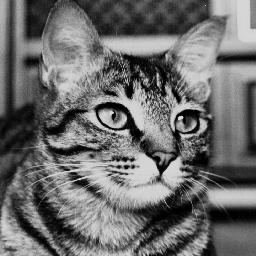
#> input picture lab10/example.jpg, 256 x 256 px
$ jupyter execute --allow-errors Lab10-FourierAnalysis.ipynb
#> lines starting #> are read from the running program, lines starting #| are printed output that depends on the picture
# Fourier Analysis Lab
All  of  the  programming  assignments  are  to  be  done  in  Python  using  additional  libraries  specified  in  the  assignments.  There  are many  libraries  available,  some  of  which  we  will  be  using,  and  you  are  welcome  to  use  them  with  one  exception:  if  the  library  or  a  function  within  it  performs  the  specific  function  you  are  asked  to  code,  you  may  not  use  that  other  than  perhaps  as  a  reference  to  compare  against. All  of  the  code  you  submit  must  be  your  own. You are welcome to turn in a completed jupyter notebook.

## The Basics

We have discussed the Fourier Transform in great detail in class. In this lab, we will implement many of the practical applications of the Fourier Transform. In order to do this, we need to know how the Fourier Transform is implemented in the Numpy library.

The following code can be used to perform the Fourier Transform and Inverse Fourier Transform.

[cell 1]
import numpy as np
import matplotlib.pyplot as plt

#Initialize Data
data = np.zeros(300)
data[125:175] = 1
plt.plot(data);plt.title("Spatial Function");plt.show()

#Peform Fourier Transform
fourier = np.fft.fft(data)
#Plot the complex magnitude of the fourier transform
plt.plot(np.absolute(fourier));plt.title("Frequency Function");plt.show()

#Perform Inverse Fourier Transform
original = np.fft.ifft(fourier)
original = np.real(original)
plt.plot(original);plt.title("Back to Spatial");plt.show()

This is a very simple way to access and manipulate the fourier transform. Note that the frequency function defaults to the non centralized version for calculation. For visualization, you may choose to plot a centralized frequency function.

[cell 2]
#Centralize the plot
N = len(fourier)
xvals = range(int(-N/2+1),int(N/2+1))

#Take the second half of the data, reverse and append it to the front
result = np.fft.fftshift(fourier)

plt.plot(xvals,np.absolute(result));plt.title("Centralized Fourier");plt.show()

You can also easily perform the fourier transform on a two dimensional set of data as well. This will be very helpful for doing transforms on our images.

[cell 3]
#Initialize Data
data2 = np.zeros((300,300))
data2[140:160,130:170] = 1
plt.imshow(data2,cmap="gray",interpolation="none");plt.title("Spatial Function");plt.show()

#Peform Fourier Transform
fourier2 = np.fft.fft2(data2)
#Plot the complex magnitude of the fourier transform
plt.imshow(np.absolute(fourier2),cmap="gray",interpolation="none");plt.title("Frequency Function");plt.show()

#Perform Inverse Fourier Transform
original2 = np.fft.ifft2(fourier2)
original2 = np.absolute(original2)
plt.imshow(original2,cmap="gray",interpolation="none");plt.title("Back to Spatial");plt.show()

Again, you may also choose to centralize the fourier transform in 2D.

[cell 4]
#Centralize the plot
M,N = np.shape(fourier2)
xvals = range(int(-N/2+1),int(N/2+1))
yvals = range(int(-M/2+1),int(M/2+1))

result2 = np.fft.fftshift(fourier2)

plt.imshow(np.absolute(result2),cmap="gray",interpolation="none",extent=[xvals[0],xvals[-1],yvals[0],yvals[-1]])
plt.title("Centralized Fourier");plt.show()
#> after `plt.title('Centralized Fourier')`:
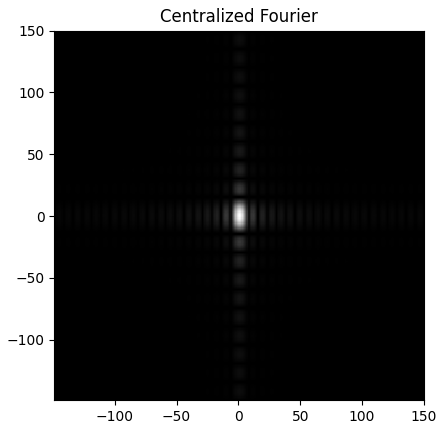
#> figure drawn by matplotlib, 1 panel

It will also be useful to be able to filter frequencies in the frequency domain. To help you with the basic structure of filtering programs, an example of the filtering pipeline is shown below.

[cell 5]
# Setup Signal
data = np.zeros(300)
data[125:175] = 1

f = data

# Forward FFT
# Do the forward FFT
F = np.fft.fft(f)

# Now create your transfer function H in the frequncy domain
H = np.zeros( F.shape, dtype=np.float32 )


#H = <<< Fill in your filter here >>>

#If your filter doesn't start at zero, shift if appropriately
H = np.fft.fftshift(H)


# Do frequency space filtering here...
G = np.zeros( F.shape, dtype='complex' )
G = F * H # for example given a transfer function H

# Inverse FFT
# Convert back to spatial domain
g = np.fft.ifft( G )

#Take only the real values
g = np.real(g)

Now that you have the basics down, you can start manipulating the data in useful ways.

To get full credit for this lab. Complete each of the tasks below.

## Task 1: 1-D Filtering

Design a 1-D low-pass filter to smooth a signal. For this task, filter the data from Signal.txt using a low pass filter of your design. It may be helpful to reference the example script shown above.

[cell 6]
import matplotlib.pyplot as plt

data = np.loadtxt("Signal.txt")

plt.plot(data);plt.title("Original Data");plt.show()

The following code defining a 1D Gaussian may be helfpul:

[cell 7]
def gaussian(x, mu, sig):
    return np.exp(-np.power(x - mu, 2.) / (2 * np.power(sig, 2.)))

#your code here
n = len(data)
x = np.fft.fft(data)

frequencies = np.fft.fftfreq(n)

mask = gaussian(frequencies, 0.0, 0.01)

filtered = x * mask

result = np.fft.ifft(filtered)
result = np.real(result)

plt.plot(result);plt.title("Filtered Data");plt.show()
#> after `plt.plot(result)`:
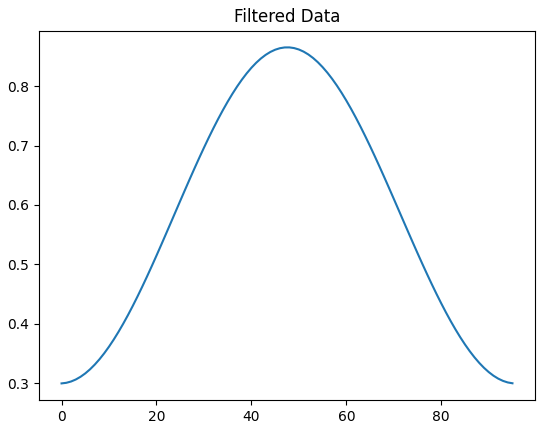
#> figure drawn by matplotlib, 1 panel; curve peaks at x = 48, y = 0.865

Hint: Use np.linspace to define your x values from -1 to 1. Then you can adjust the mean and standard deviation parameters as needed.

## Task 2: Filtering Sound

You are given a noisy sound file called **NoisyAudio.wav**. Using a filter similar to the one you made in Task 1, remove as much noise as possible from the audio clip. You will not be able to remove all the noise (just like with real data), so pick parameters of the filter that you feel work best. You may also scale your result to make the final audio a little bit louder (*But beware of clipping!!!*).

Reminder: If sounddevice doesn't import, simply call *pip install sounddevice*

Note: Mac users may need to install some additional packages to get sound device working. Try the following commands if needed:

*brew install portaudio*

*pip install pyaudio*

[cell 8]
import time
from scipy.io import wavfile
import sounddevice as sd


#Import data and convert to Mono channel audio
#> (the rest of this cell did not finish here and is left out)

## Task 3: 2D Blurring and Sharpening

In previous labs, we have performed blurring and sharpening of 2D images. We did this by using specific kernels with this image. These processes can also be done more continuously using a filters in the frequency domain.

For a 2D image, a blurring effect can be implemented by applying a low-pass filter to the image in the frequency domain. In similar fashion, a sharpening effect can be implemented by applying a high-boost filter to the image in the frequency domain.

**Implement a blurring and sharpening effect using the frequency domain on the example grayscale image.**

Again, to help you with the basic structure of filtering programs, reference the example script in **The Basics** section, but use the 2D numpy functions (np.fft.fft2 and np.fft.ifft2).

Lastly, make sure to clip out negative values from your result image.

[cell 9]
import matplotlib.pyplot as plt

filename = "example.jpg"
im = plt.imread(filename)
#> im is the input picture: shape (256, 256); min 0, max 240, mean 108.4

plt.imshow(im, cmap='gray', interpolation='none')
plt.show()

The following code for making a 2D Gaussian may be helpful.

[cell 10]
x = np.fft.fft2(im)
h, w = im.shape
#> h = 256; w = 256

F_shift = np.fft.fftshift(x)
fx = np.fft.fftshift(np.fft.fftfreq(w))
#> fx = 256 values from -0.5 to 0.496
fy = np.fft.fftshift(np.fft.fftfreq(h))
#> fy = 256 values from -0.5 to 0.496
FX, FY = np.meshgrid(fx, fy)

mu,sigma=0,0.2
H = np.exp(-((FX)**2 + (FY)**2)/(2.0 * sigma**2))

F_filtered = F_shift * H
blurred = np.real(np.fft.ifft2(np.fft.ifftshift(F_filtered)))
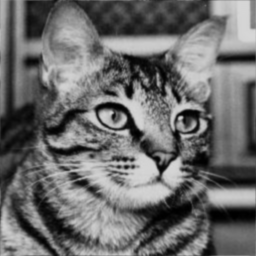
#> blurred: shape (256, 256) float64; min 0.0897, max 215, mean 108.4

blurred = np.clip(blurred, 0, 255)

plt.imshow(H, cmap='gray', interpolation='none', extent = (-10, 10, 10, -10))
plt.show()
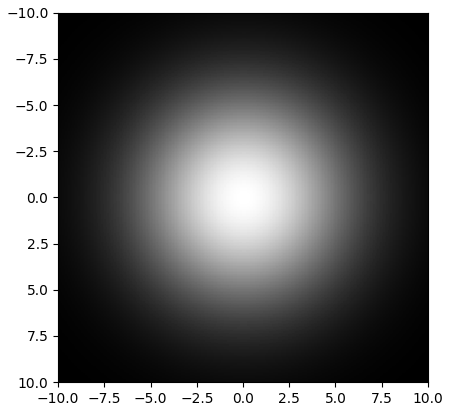
#> figure drawn by matplotlib, 1 panel

plt.imshow(blurred, cmap='gray', interpolation='none'); plt.show()

edges = im - blurred
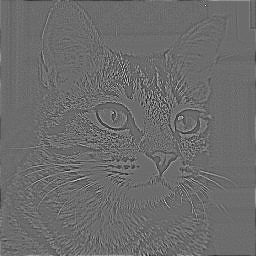
#> edges: shape (256, 256) float64; min -84.92, max 115.2, mean 0; drawn with min black and max white
sharp_factor = 1.5
sharpened = im + sharp_factor * edges
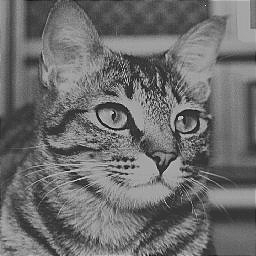
#> sharpened: shape (256, 256) float64; min -102.1, max 385.8, mean 108.4; drawn with min black and max white
sharpened = np.clip(sharpened, 0, 255)
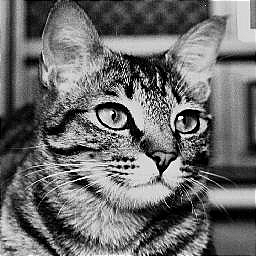
#> sharpened: shape (256, 256) float64; min 0, max 255, mean 109.1
plt.imshow(sharpened, cmap='gray', interpolation='none'); plt.show()

## Task 4: Interference Pattern

The image **interfere.png** has an interference pattern of unknown spatial frequency, orientation and magnitude (it is, however, a single frequency).

**Option 1** (for 60% credit): Put the image into the frequency domain and manually determine which frequency is causing the interference. Eliminate that frequency noise and then place the image back into the spatial domain to get a smooth image.

Hints:
- The frequency you’re looking for isn’t necessarily the one with the greatest magnitude, it’s the one that is most “out of place”.
- To spot the "out of place frequency", you will want to zero out the mean value of the function (the frequency at (0,0) ), which is much larger than any other value in the frequency domain. Once you zero that out, it should be clear to see where the outlier frequency is located (Use *%matplotlib notebook* and zoom in to get the pixel value).
- Don’t just zero the frequency – having that frequency missing can be just as bad as having too much of it.  Try to estimate a reasonable magnitude using similar frequencies.
- Remember that you’ll have to eliminate both that frequency and its inverse frequency.

**Option 2** (for 100% credit): Write a program that automatically finds and eliminates the noisy frequency. This can be done by writing a convolution kernel that specifically looks for anamolies in the data. The setup of the code might look something like this:

1. Place the image into the frequency domain.
2. Write a special 3x3 kernel that makes any frequency that is much higher than it's neighbors positive and everything else negative (What would that look like?).
3. Use your general convolution code from the image processing lab to convolve over the absolute values of the frequency domain.
4. For every positive value in the result, make the corresponding frequency equal to the average or median of the neighboring frequencies.
5. Place the image back into the spatial domain.

Make sure that you do this automatically. Your program should work for any single-frequency interference in this fashion.

[cell 11]
import matplotlib.pyplot as plt

def convolution(image,kernel):
    result = np.zeros(image.shape)
    i_half = kernel.shape[0]//2
    j_half = kernel.shape[1]//2
    for i in range(image.shape[0]):
        for j in range(image.shape[1]):
            i_min = max(i-i_half, 0)
            i_max = min(i+i_half + 1, image.shape[0])
            j_min = max(j-j_half, 0)
            j_max = min(j+j_half + 1, image.shape[1])
            window = image[i_min:i_max, j_min:j_max]
            kernel_part = kernel[0:(i_max-i_min), 0:(j_max-j_min)]
            conv_result = np.sum(np.multiply(window, kernel_part))
            result[i, j] = conv_result
    return result

filename = "interfere.png"
im = plt.imread(filename)
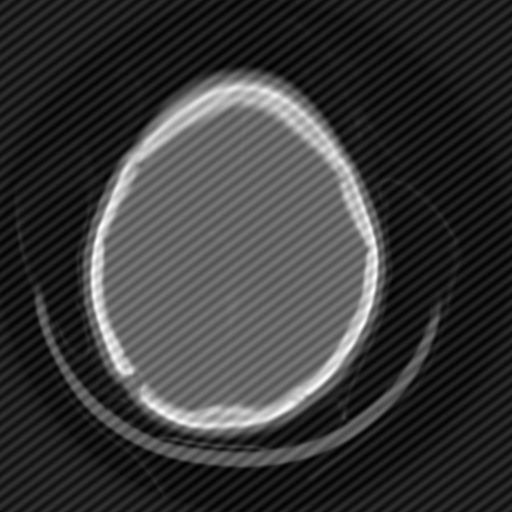
#> input picture lab10/interfere.png, 512 x 512 px
#> im is the input picture: shape (512, 512, 3) float32; min 0, max 1, mean 0.223
im = im.mean(axis=2)
#> im: shape (512, 512) float32

plt.imshow(im, cmap='gray', interpolation='none')
plt.show()

X = np.fft.fft2(im)
shifted = np.fft.fftshift(X)

mag = np.abs(shifted)

kernel = np.array([
    [-1, -1, -1],
    [-1, 8, -1],
    [-1, -1, -1]
])

conv_result = convolution(mag, kernel)
mask = conv_result > 0
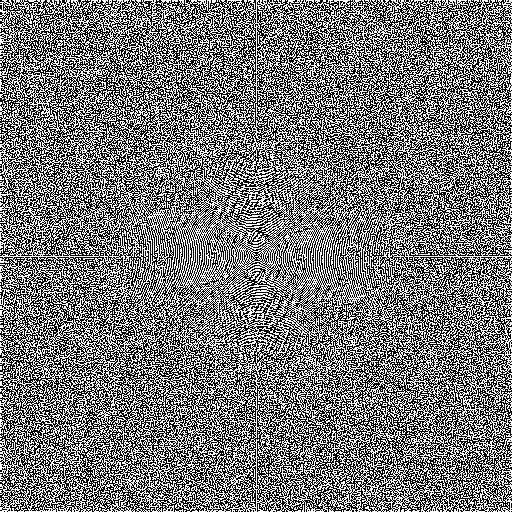
#> mask: shape (512, 512) bool; 47.2% white in thin lines or dots

H, W = shifted.shape
#> H = 512; W = 512
new_shifted = shifted.copy()

for y in range(H):
    for x in range(W):
        if mask[y, x]:
            ys = [(y-1) % H, y, (y+1) % H]
            xs = [(x-1) % W, x, (x+1) % W]
            neighbors = []
            for i in ys:
                for j in xs:
                    if i == y and j == x:
                        continue
                    neighbors.append(shifted[i, j])
            val = np.mean(neighbors)
            new_shifted[y, x] = val

unshifted = np.fft.ifftshift(new_shifted)
final = np.fft.ifft2(unshifted)
final = np.real(final)
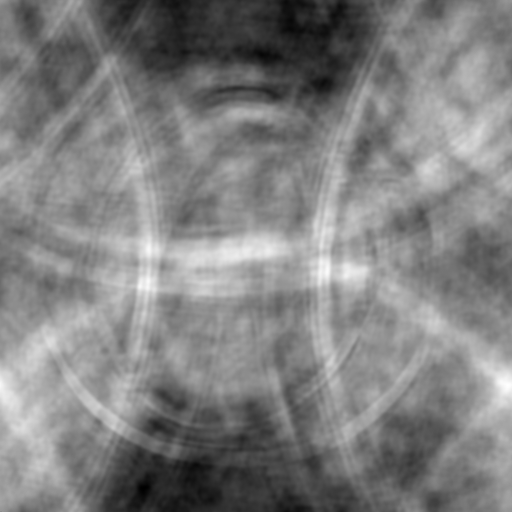
#> final: shape (512, 512) float64; min -0.365, max 0.327, mean -0.0173; drawn with min black and max white

plt.imshow(final, cmap='gray', interpolation='none'); plt.show()
